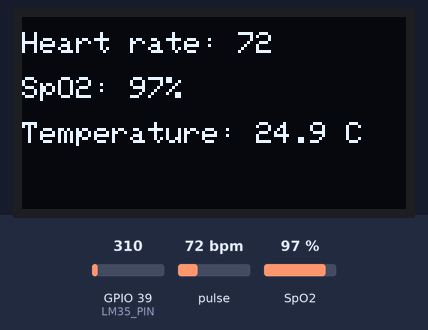
Simulated run of this sketch. Board: ESP32. Parts: 128×64 one-colour display. The test bench sets the inputs (shaded band); at power-on: pulse 72 bpm, GPIO 39 (LM35_PIN) = 310, SpO2 97 %. WiFi joins after 1.5 s; servers stay silent unless stated; what the sketch prints to the serial monitor is not drawn.

Above: at 3.4 s.
3.5 s: pulse set to 42 bpm
At 4.8 s:
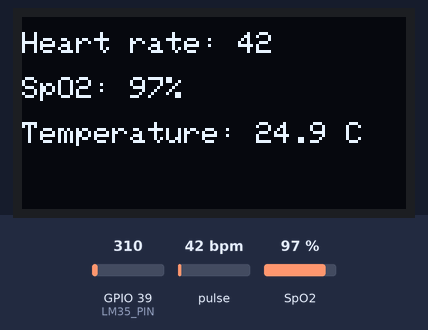
8.8 s: GPIO 39 (LM35_PIN) set to 372
At 11.9 s:
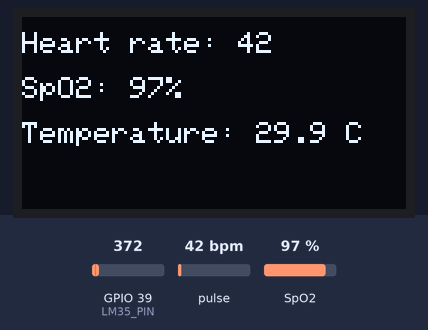
12.2 s: SpO2 set to 80 %
At 13.6 s:
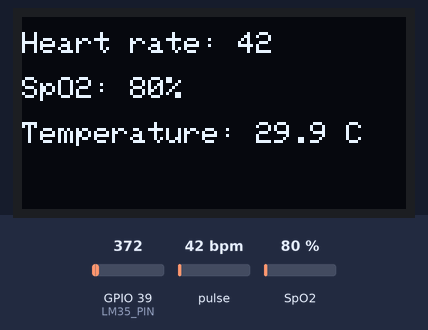
15.4 s: GPIO 39 (LM35_PIN) set to 434
At 16.7 s:
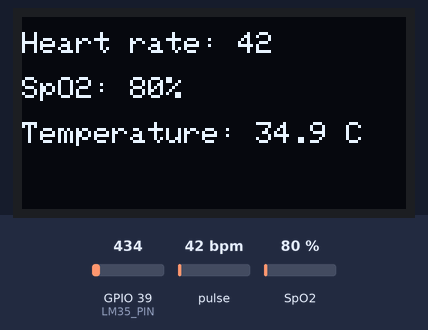
18.5 s: pulse set to 70 bpm
At 19.9 s:
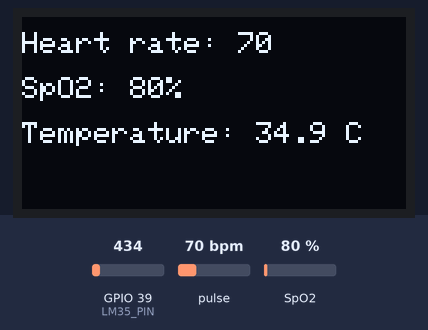
20.2 s: GPIO 39 (LM35_PIN) set to 527
At 23.0 s:
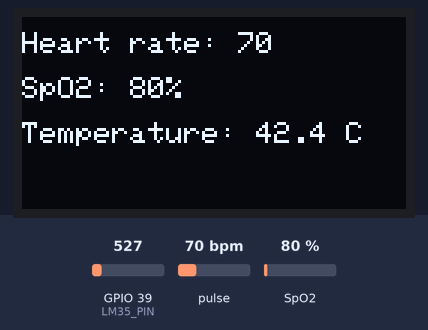
Timing chart, 0 to 24.5 s (numbered marks = the images above; inputs shaded):
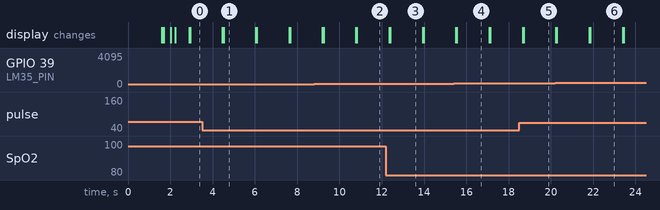

The sketch:

heart_rate_wearable.ino
```cpp
#include <Wire.h>
#include <Adafruit_GFX.h>
#include <Adafruit_SSD1306.h>
#include <heartRate.h>
#include <spo2_algorithm.h>
#include <MAX30105.h>
#include <WiFi.h> // ESP32

#include <Firebase.h>
#include <Firebase_ESP_Client.h>
// Provide the token generation process info.
#include "addons/TokenHelper.h"
// Provide the RTDB payload printing info and other helper functions.
#include "addons/RTDBHelper.h"

// Sensor pin
#define LM35_PIN 39

// Wi-Fi
#define WIFI_SSID "Wifi_name"
#define WIFI_PASSWORD "Wifi_passowrd"

// Firebase
#define API_KEY "API_KEY"
#define DATABASE_URL "DATABASE_URL"

FirebaseData readings;
FirebaseAuth auth;
FirebaseConfig config;

bool signupOk = false;

MAX30105 particleSensor;

const int32_t buffer_length = 20;
int32_t spo2;
int8_t valid_spo2;
int32_t heart_rate;
int8_t valid_heart_rate;

uint32_t ir_buffer[buffer_length];
uint32_t red_buffer[buffer_length];

byte led_brightness = 20;
byte sample_avg = 4;
byte led_mode = 2;
byte sample_rate = 100;
short pulse_width = 215;
short adc_range = 4096;

char heart_rate_sentence[30];
char spo2_sentence[30];
char temperature_sentence[30];

short adc_read;
short voltage;
float temp;

#define SCREEN_WIDTH 128
#define SCREEN_HEIGHT 64
Adafruit_SSD1306 display(SCREEN_WIDTH, SCREEN_HEIGHT, &Wire, -1);

// I²C Pins for ESP32
#define SDA_PIN 21
#define SCL_PIN 22

void initialize_display() {
  if (!display.begin(SSD1306_SWITCHCAPVCC, 0x3C)) {
    Serial.println(F("SSD1306 allocation failed"));
    for (;;);
  }

  display.clearDisplay();
  display.display();
  write_on_display(2, "Done", 30, 20, 0);
  delay(300);
}

void write_on_display(char text_size, char* value, char x_pos, char y_pos, char cl) {
  if (cl == 1) {
    display.clearDisplay();
  }

  display.setTextSize(text_size);
  display.setTextColor(SSD1306_WHITE);
  display.setCursor(x_pos, y_pos);
  display.println(value);
  display.display();
}

byte MAX30102_init() {
  if (!particleSensor.begin(Wire, I2C_SPEED_STANDARD)) {
    Serial.println("Sensor not found");
    while (1);
  }

  particleSensor.setup(led_brightness, sample_avg, led_mode, sample_rate, pulse_width, adc_range);
  particleSensor.setPulseAmplitudeRed(0x1F);
  particleSensor.setPulseAmplitudeGreen(0);

  return 1;
}


void wifi_init(char *ssid, char *password) {
  WiFi.begin(ssid, password);
  Serial.print("Connecting");
  while (WiFi.status() != WL_CONNECTED) {
    Serial.print(".");
    delay(200);
  }
  Serial.println();
  Serial.print("Connected to the IP: ");
  Serial.println(WiFi.localIP());
  Serial.println();
}

void firebase_signup() {
  config.api_key = API_KEY;
  config.database_url = DATABASE_URL;

  if (Firebase.signUp(&config, &auth, "", "")) {
    Serial.println("Ok");
    signupOk = true;
  } else {
    Serial.println(config.signer.signupError.message.c_str());
  }

  config.token_status_callback = tokenStatusCallback;  // See addons/TokenHelper.h

  Firebase.begin(&config, &auth);
  Firebase.reconnectWiFi(true);
}

void setup() {
  Wire.begin(SDA_PIN, SCL_PIN);
  Serial.begin(115200);

  // Wi-Fi init
  wifi_init(WIFI_SSID, WIFI_PASSWORD);

  // Firebase init
  firebase_signup();

  pinMode(LM35_PIN, INPUT);

  initialize_display();

  if (MAX30102_init()) {
    Serial.println("The sensor is initialized successfully");
    write_on_display(1, "Sensor initialized", 0, 20, 0);
    delay(200);
    display.clearDisplay();
    display.display();
  } else {
    while (1) {
      Serial.println("Not initialized!");
      delay(200);
    }
  }
}

void loop() {
  // Temperature reading
  adc_read = analogRead(LM35_PIN);
  voltage = (adc_read * 3300) / 4096;
  temp = voltage / 10.0;


  static byte i = 0;

  ir_buffer[i] = particleSensor.getIR();
  red_buffer[i] = particleSensor.getRed();

  Serial.print("IR: ");
  Serial.print(ir_buffer[i]);
  Serial.print(", RED: ");
  Serial.println(red_buffer[i++]);

  i %= buffer_length;  // i = i % buffer_length

  if(i == 0) {
    // Calculate heart rate and SpO₂
      maxim_heart_rate_and_oxygen_saturation(ir_buffer, buffer_length, red_buffer, &spo2, &valid_spo2, &heart_rate, &valid_heart_rate);

      if (valid_heart_rate && heart_rate > 0) {
        sprintf(heart_rate_sentence, "Heart rate: %d", heart_rate);
      } else {
        sprintf(heart_rate_sentence, "Heart rate: --");
      }
      Serial.println(heart_rate_sentence);
      write_on_display(1, heart_rate_sentence, 0, 5, 1);

      if (valid_spo2 && spo2 > 0) {
        sprintf(spo2_sentence, "SpO2: %d%%", spo2);
      } else {
        sprintf(spo2_sentence, "SpO2: --");
      }
      Serial.println(spo2_sentence);
      write_on_display(1, spo2_sentence, 0, 20, 0);

      sprintf(temperature_sentence, "Temperature: %.1f C", temp);
      Serial.println(temperature_sentence);
      write_on_display(1, temperature_sentence, 0, 35, 0);

      // Firebase upload
      if (valid_heart_rate && valid_spo2) {
        if (Firebase.ready() && signupOk) {
          Firebase.RTDB.setInt(&readings, "Measurements/Heart_rate", heart_rate);
          Firebase.RTDB.setInt(&readings, "Measurements/SPO2", spo2);
          Firebase.RTDB.setFloat(&readings, "Measurements/Temperature", temp);
        } else {
          Serial.println("Reason: " + readings.errorReason());
        }
     }

     delay(400);
  }

  delay(20);
}
```

Measured:
- after the input at 3.5 s, the display: first changes after 0.97 s (image 1 shows a later state)
- after the input at 8.8 s, the display: first differs from a run without the input after 0.45 s (image 2)
- after the input at 12.2 s, the display: first differs from a run without the input after 0.20 s (image 3)
- after the input at 15.4 s, the display: first differs from a run without the input after 0.16 s (image 4)
- after the input at 18.5 s, the display: first changes after 0.16 s (image 5 shows a later state)
- after the input at 20.2 s, the display: first differs from a run without the input after 1.7 s (image 6)
- what the display in image 1 shows lasts 1.5 s, from 4.5 s to 6.0 s
